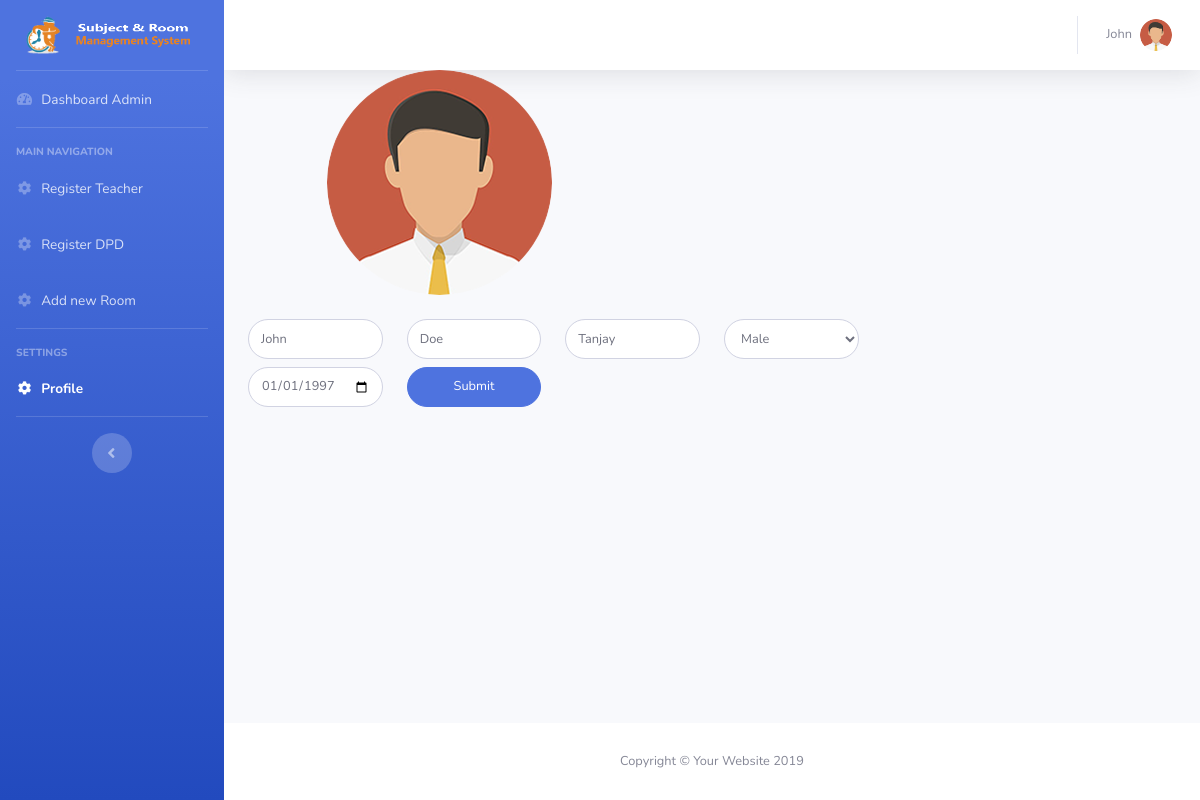
The page /profileAdmin.php (signed in) on the database its author committed.
### tables this page shows
CREATE TABLE `user_information` (
  `info_id` int(11) NOT NULL,
  `user_id` int(11) NOT NULL,
  `info_first_name` varchar(250) NOT NULL,
  `info_last_name` varchar(250) NOT NULL,
  `info_address` varchar(250) NOT NULL,
  `info_gender` varchar(250) NOT NULL,
  `info_dob` date NOT NULL,
  `info_profile_picture` varchar(250) NOT NULL
);

### profileAdmin.php (the view, shortened to what this page needs)
<!DOCTYPE html>
<html lang="en">
<head>
  <link href="vendor/fontawesome-free/css/all.min.css" rel="stylesheet" type="text/css">
  <link href="css/sb-admin-2.css" rel="stylesheet">
  <link href="css/main.css" rel="stylesheet">
</head>
<body id="page-top">
  <?php
    include "php/db.php";
    $stmt = $db->prepare("SELECT * FROM  user_information WHERE user_id = ?");
    $stmt->bind_param("s",$_SESSION['user_id']);
    $stmt->execute();
    $info = $stmt->get_result()->fetch_assoc();
  ?>
  <div id="wrapper">
    <ul class="navbar-nav bg-gradient-primary sidebar sidebar-dark accordion" id="accordionSidebar">
      <a class="sidebar-brand d-flex align-items-center justify-content-center" href="dashboardAdmin.php">
        <div class="sidebar-brand-icon">
         <img class="img-profile"  style="height: 5vh;" src="img/test2.png">
        </div>
        <div class="sidebar-brand-text mx-3"><img class="img-profile"  style="height: 4vh; margin-left: -1vw; margin-right: -1vw" src="img/test3.png"></div>
      </a>
      <hr class="sidebar-divider my-0">
      <li class="nav-item">
        <a class="nav-link" href="dashboardAdmin.php">
          <i class="fas fa-fw fa-tachometer-alt"></i>
          <span>Dashboard Admin</span></a>
      </li>
      <hr class="sidebar-divider">
      <div class="sidebar-heading">
        MAIN NAVIGATION
      </div>
      <li class="nav-item">
        <a class="nav-link" href="registerTeacher.php">
         <i class="fas fa-fw fa-cog"></i>
          <span>Register Teacher</span></a>
      </li>
      <li class="nav-item">
        <a class="nav-link" href="registerDPD.php">
         <i class="fas fa-fw fa-cog"></i>
          <span>Register DPD</span></a>
      </li>
      <li class="nav-item">
        <a class="nav-link" href="newRoom.php">
         <i class="fas fa-fw fa-cog"></i>
          <span>Add new Room</span></a>
      </li>
      <hr class="sidebar-divider">
      <div class="sidebar-heading">
        Settings
      </div>
      <li class="nav-item active">
        <a class="nav-link" href="profileAdmin.php">
         <i class="fas fa-fw fa-cog"></i>
          <span>Profile</span></a>
      </li>
      <hr class="sidebar-divider d-none d-md-block">
      <div class="text-center d-none d-md-inline">
        <button class="rounded-circle border-0" id="sidebarToggle"></button>
      </div>
    </ul>
    <div id="content-wrapper" class="d-flex flex-column">
      <div id="content">
        <nav class="navbar navbar-expand navbar-light bg-white topbar mb-4 static-top shadow">
          <ul class="navbar-nav ml-auto">
            <li class="nav-item dropdown no-arrow">
              <a class="nav-link dropdown-toggle" href="#" id="userDropdown" role="button" data-toggle="dropdown" aria-haspopup="true" aria-expanded="false">
                <span class="mr-2 d-none d-lg-inline text-gray-600 small"><?php echo $info['info_first_name']?></span>
                <img class="img-profile rounded-circle" src="<?php echo $info['info_profile_picture'] ?>">
              </a>
            </li>
          </ul>
        </nav>
        <div class="container-fluid">
          <form method="POST" action="<?php echo $_SERVER['PHP_SELF'] ?>">
          <div class="row">
              <br>
              <div class="col-md-2 offset-1">
                <img class="img-profile rounded-circle" src="<?php echo $info['info_profile_picture'] ?>">
              </div>
           </div>
           <br>
           <div class="row">
             <div class="col-sm-2 mb-1 mb-sm-0">
                  <input type="text" id="room" class="form-control " name="firstName" style="font-size: 0.8rem;border-radius: 10rem;height: 5vh;   margin-bottom: 1vh" placeholder="First Name" value="<?php echo $info['info_first_name'] ?>">
                </div>
                <div class="col-sm-2 mb-1 mb-sm-0">
                  <input type="text" id="room" class="form-control " name="lastName" style="font-size: 0.8rem;border-radius: 10rem;height: 5vh;   margin-bottom: 1vh" placeholder="Last Name" value="<?php echo $info['info_last_name'] ?>">
                </div>
                <div class="col-sm-2 mb-1 mb-sm-0">
                  <input type="text" id="text" class="form-control " name="address" style="font-size: 0.8rem;border-radius: 10rem;height: 5vh;   margin-bottom: 1vh" placeholder="Address" value="<?php echo $info['info_address'] ?>">
                </div>
                <?php
                  if($info['info_gender'] == "Male"){
                    echo '<div class="col-sm-2 mb-1 mb-sm-0">
                    <select name="gender"  class="form-control " style="font-size: 0.8rem;border-radius: 10rem;height: 5vh">
                      <option selected value="Male">Male</option>
                      <option value="Female">Female</option>
                    </select>
                  </div>';
                  }
                ?>
           </div>
           <div class="row">
              <div class="col-sm-2 mb-1 mb-sm-0">
                    <input name="dob" class="form-control form-control-user"  type="date" name="dob" style="font-size: 0.8rem;border-radius: 10rem;height: 5vh;   margin-bottom: 1vh" value="<?php echo $info['info_dob'] ?>">
                  </div>
                  <div class="col-sm-2 mb-1 mb-sm-0">
                  <input id="submit" class="btn btn-primary btn-user btn-block" type="submit" name="submit" value="Submit"  style="font-size: 0.8rem;border-radius: 10rem;height: 5vh;   margin-bottom: 1vh">
                </div>
           </div>
         </form>
        </div>
      </div>
      <footer class="sticky-footer bg-white">
        <div class="container my-auto">
          <div class="copyright text-center my-auto">
            <span>Copyright &copy; Your Website 2019</span>
          </div>
        </div>
      </footer>
    </div>
  </div>
</body>
</html>

### rows shown on the page
user_information: info_first_name "John", info_profile_picture (picture), firstName "John", lastName "Doe", address "Tanjay", dob "01/01/1997"
